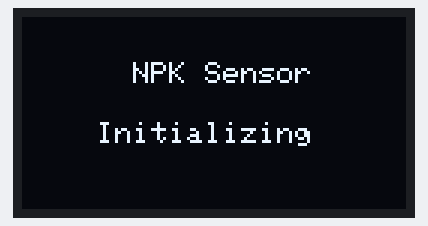
A sketch run on a simulated Arduino Uno, built with avr-gcc and run on an emulated ATmega328P. On the bench: 128×64 one-colour display. What the sketch prints to the serial monitor is not drawn.

Above: at 0.6 s.
At 5.5 s:
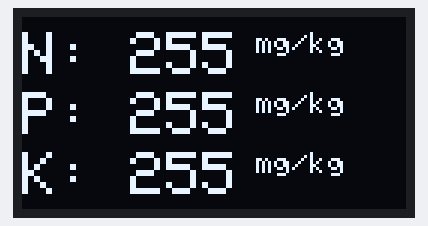

Measured:
- what the display in image 0 shows lasts 4.8 s, from 0.6 s to 5.4 s

The sketch:

npk_node.ino
```cpp
#include <SoftwareSerial.h>
#include <Wire.h>
#include <Adafruit_GFX.h>
#include <Adafruit_SSD1306.h>

// For the i2c supported Oled display module which is 128x64
#define SCREEN_WIDTH 128    // OLED display width, in pixels
#define SCREEN_HEIGHT 64    // OLED display height, in pixels
#define OLED_RESET -1       // Reset pin # (or -1 if sharing Arduino reset pin)
Adafruit_SSD1306 display(SCREEN_WIDTH, SCREEN_HEIGHT, &Wire, OLED_RESET);

#define RE 8
#define DE 7

// The following are the Inquiry frames which are send to the NPK sensor
//for reading the Nitrogen, Phosphorus, and Potassium values
// We defined three arrays with names nitro_inquiry_frame, phos_inquiry_frame, and pota_inquiry_frame
// Each inquiry frame have 8 values
const byte nitro_inquiry_frame[] = {0x01,0x03, 0x00, 0x1e, 0x00, 0x01, 0xe4, 0x0c};
const byte phos_inquiry_frame[] = {0x01,0x03, 0x00, 0x1f, 0x00, 0x01, 0xb5, 0xcc};
const byte pota_inquiry_frame[] = {0x01,0x03, 0x00, 0x20, 0x00, 0x01, 0x85, 0xc0};

byte values[11];
SoftwareSerial modbus(2,3);

void setup() {
  Serial.begin(9600);
  modbus.begin(9600);
  pinMode(RE, OUTPUT);
  pinMode(DE, OUTPUT);

  display.begin(SSD1306_SWITCHCAPVCC, 0x3C); //initialize with the I2C addr 0x3C (128x64)
  delay(500);
  display.clearDisplay();
  display.setCursor(25, 15);
  display.setTextSize(1);
  display.setTextColor(WHITE);
  display.println("  NPK Sensor");
  display.setCursor(25, 35);
  display.setTextSize(1);
  display.print("Initializing");
  display.display();
  delay(2000);
}

void loop() {
  // we will need three variables of the type byte to store the values of
  // Nitrogen, phosphorus, and Potassium.
  byte nitrogen_val,phosphorus_val,potassium_val;

  nitrogen_val = nitrogen();
  delay(250);
  phosphorus_val = phosphorous();
  delay(250);
  potassium_val = potassium();
  delay(250);

  // The following code is used to send the data to the serial monitor
  // but as we have connected the Bluetooth module, so it will send data to the
  // Android cell phone  Application

  Serial.print("Nitrogen_Val: ");
  Serial.print(nitrogen_val);
  Serial.println(" mg/kg");
  Serial.print("Phosphorous_Val: ");
  Serial.print(phosphorus_val);
  Serial.println(" mg/kg");
  Serial.print("Potassium_Val: ");
  Serial.print(potassium_val);
  Serial.println(" mg/kg");
  delay(2000);

 // The following code is used to display the data on the Oled display
 //If you don't want to use the Oled display then you can simply delete the following code.
 // Or you can also connect the Oled display module, this way you can display the data
 // on the Oled display module, and the data can also be send to the Android App.
  display.clearDisplay();
  display.setTextSize(2);
  display.setCursor(0, 5);
  display.print("N: ");
  display.print(nitrogen_val);
  display.setTextSize(1);
  display.print(" mg/kg");

  display.setTextSize(2);
  display.setCursor(0, 25);
  display.print("P: ");
  display.print(phosphorus_val);
  display.setTextSize(1);
  display.print(" mg/kg");

  display.setTextSize(2);
  display.setCursor(0, 45);
  display.print("K: ");
  display.print(potassium_val);
  display.setTextSize(1);
  display.print(" mg/kg");

  display.display();
}

/*
 * Now, we will need to create three user-defined functions to read the Nitrogen, Phosphorus, and Potassium values
 * These user-defined functions are going to be of the type byte
 */

byte nitrogen(){
  digitalWrite(DE,HIGH);
  digitalWrite(RE,HIGH);
  delay(10);
  if(modbus.write(nitro_inquiry_frame,sizeof(nitro_inquiry_frame))==8){
    digitalWrite(DE,LOW);
    digitalWrite(RE,LOW);
    // When we send the inquiry frame to the  NPK sensor, then it replies with the response frame
    // now we will read the response frame, and store the values in the values[] arrary, we will be using a for loop.
    for(byte i=0;i<7;i++){
    //Serial.print(modbus.read(),HEX);
    values[i] = modbus.read();
   // Serial.print(values[i],HEX);
    }
    Serial.println();
  }
  return values[4]; // returns the Nigtrogen value only, which is stored at location 4 in the array
}

byte phosphorous(){
  digitalWrite(DE,HIGH);
  digitalWrite(RE,HIGH);
  delay(10);
  if(modbus.write(phos_inquiry_frame,sizeof(phos_inquiry_frame))==8){
    digitalWrite(DE,LOW);
    digitalWrite(RE,LOW);
    for(byte i=0;i<7;i++){
    //Serial.print(modbus.read(),HEX);
    values[i] = modbus.read();
   // Serial.print(values[i],HEX);
    }
    Serial.println();
  }
  return values[4];
}

byte potassium(){
  digitalWrite(DE,HIGH);
  digitalWrite(RE,HIGH);
  delay(10);
  if(modbus.write(pota_inquiry_frame,sizeof(pota_inquiry_frame))==8){
    digitalWrite(DE,LOW);
    digitalWrite(RE,LOW);
    for(byte i=0;i<7;i++){
    //Serial.print(modbus.read(),HEX);
    values[i] = modbus.read();
    //Serial.print(values[i],HEX);
    }
    Serial.println();
  }
  return values[4];
}
```
